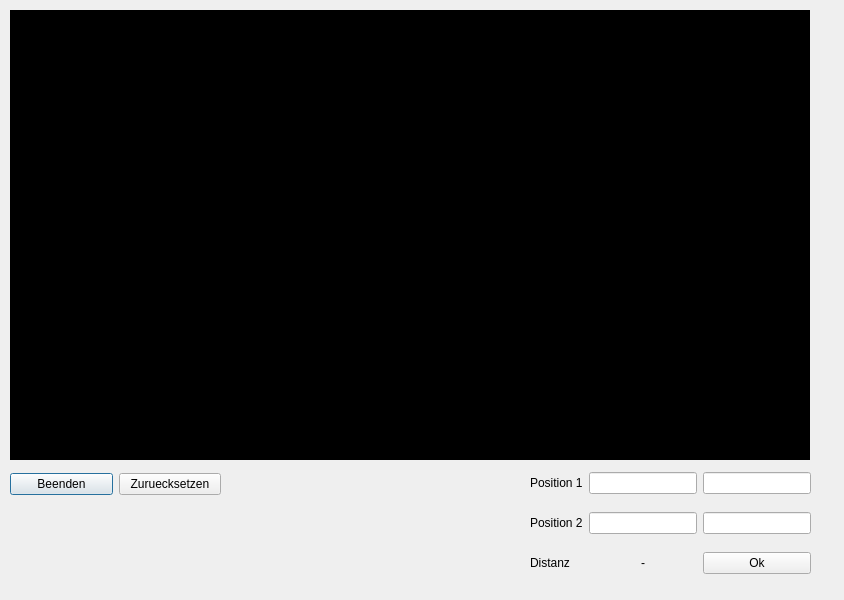
<?xml version="1.0" encoding="UTF-8"?>
<ui version="4.0">
 <class>ShowImageDialog</class>
 <widget class="QDialog" name="ShowImageDialog">
  <property name="geometry">
   <rect>
    <x>0</x>
    <y>0</y>
    <width>844</width>
    <height>600</height>
   </rect>
  </property>
  <property name="windowTitle">
   <string>Eagle Eye - Kamerabasiertes Indoor-Navigationssystem (Client)</string>
  </property>
  <widget class="QLabel" name="showImagelabel">
   <property name="geometry">
    <rect>
     <x>10</x>
     <y>10</y>
     <width>800</width>
     <height>450</height>
    </rect>
   </property>
   <property name="mouseTracking">
    <bool>false</bool>
   </property>
   <property name="styleSheet">
    <string notr="true">background-color: rgb(0, 0, 0);</string>
   </property>
   <property name="text">
    <string/>
   </property>
  </widget>
  <widget class="QWidget" name="layoutWidget">
   <property name="geometry">
    <rect>
     <x>10</x>
     <y>470</y>
     <width>211</width>
     <height>29</height>
    </rect>
   </property>
   <layout class="QHBoxLayout" name="horizontalLayout">
    <item>
     <widget class="QPushButton" name="closeButton">
      <property name="text">
       <string>Beenden</string>
      </property>
     </widget>
    </item>
    <item>
     <widget class="QPushButton" name="resetButton">
      <property name="text">
       <string>Zuruecksetzen</string>
      </property>
     </widget>
    </item>
   </layout>
  </widget>
  <widget class="QWidget" name="layoutWidget">
   <property name="geometry">
    <rect>
     <x>530</x>
     <y>460</y>
     <width>281</width>
     <height>128</height>
    </rect>
   </property>
   <layout class="QGridLayout" name="gridLayout">
    <item row="1" column="1">
     <widget class="QLineEdit" name="lineEditPos2x"/>
    </item>
    <item row="0" column="2">
     <widget class="QLineEdit" name="lineEditPos1y"/>
    </item>
    <item row="1" column="2">
     <widget class="QLineEdit" name="lineEditPos2y"/>
    </item>
    <item row="0" column="0">
     <widget class="QLabel" name="label">
      <property name="text">
       <string>Position 1</string>
      </property>
     </widget>
    </item>
    <item row="1" column="0">
     <widget class="QLabel" name="label_2">
      <property name="text">
       <string>Position 2</string>
      </property>
     </widget>
    </item>
    <item row="0" column="1">
     <widget class="QLineEdit" name="lineEditPos1x"/>
    </item>
    <item row="2" column="2">
     <widget class="QPushButton" name="pushButton_2">
      <property name="text">
       <string>Ok</string>
      </property>
     </widget>
    </item>
    <item row="2" column="0">
     <widget class="QLabel" name="label_3">
      <property name="text">
       <string>Distanz</string>
      </property>
     </widget>
    </item>
    <item row="2" column="1">
     <widget class="QLabel" name="labelDistance">
      <property name="text">
       <string>-</string>
      </property>
      <property name="alignment">
       <set>Qt::AlignCenter</set>
      </property>
     </widget>
    </item>
   </layout>
  </widget>
 </widget>
 <resources/>
 <connections/>
</ui>
